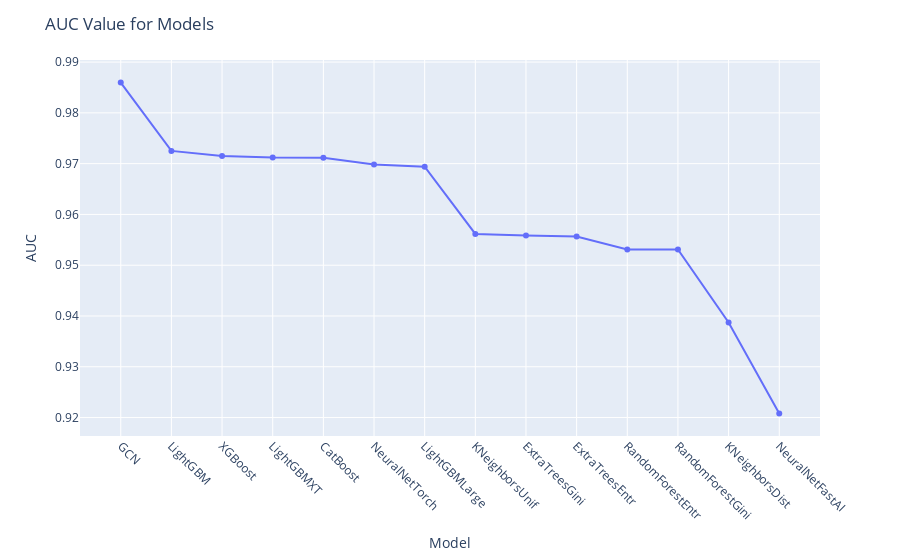

The notebook cell this image was saved under:
### Markdown cell above
`-` 이거 어케 표시해주지 흠

### Code cell
filtered_df = df[(df['test_frate'] >= 0.001) & (df['test_frate'] <= 0.002) & (df['train_size'] == 9009)]
plot_auc_curve(filtered_df)

### Figure 1 — Plotly figure (JSON) as saved in the notebook; plotly's stock layout.template omitted (floating-point values rounded to 4 significant figures)
{"data": [{"hovertemplate": "model=%{x}<br>auc=%{y}<extra></extra>", "legendgroup": "", "line": {"color": "#636efa", "dash": "solid", "width": 2}, "marker": {"symbol": "circle"}, "mode": "markers+lines", "name": "", "orientation": "v", "showlegend": false, "type": "scatter", "x": ["GCN", "LightGBM", "XGBoost", "LightGBMXT", "CatBoost", "NeuralNetTorch", "LightGBMLarge", "KNeighborsUnif", "ExtraTreesGini", "ExtraTreesEntr", "RandomForestEntr", "RandomForestGini", "KNeighborsDist", "NeuralNetFastAI"], "xaxis": "x", "y": [0.986, 0.9725, 0.9715, 0.9712, 0.9712, 0.9698, 0.9694, 0.9562, 0.9559, 0.9556, 0.9531, 0.9531, 0.9387, 0.9208], "yaxis": "y"}], "layout": {"autosize": true, "hovermode": "closest", "legend": {"tracegroupgap": 0}, "margin": {"t": 60}, "title": {"text": "AUC Value for Models"}, "xaxis": {"anchor": "y", "autorange": true, "domain": [0, 1], "range": [-0.7815, 13.78], "tickangle": 45, "title": {"text": "Model"}, "type": "category"}, "yaxis": {"anchor": "x", "autorange": true, "domain": [0, 1], "range": [0.9153, 0.9914], "title": {"text": "AUC"}, "type": "linear"}}}
